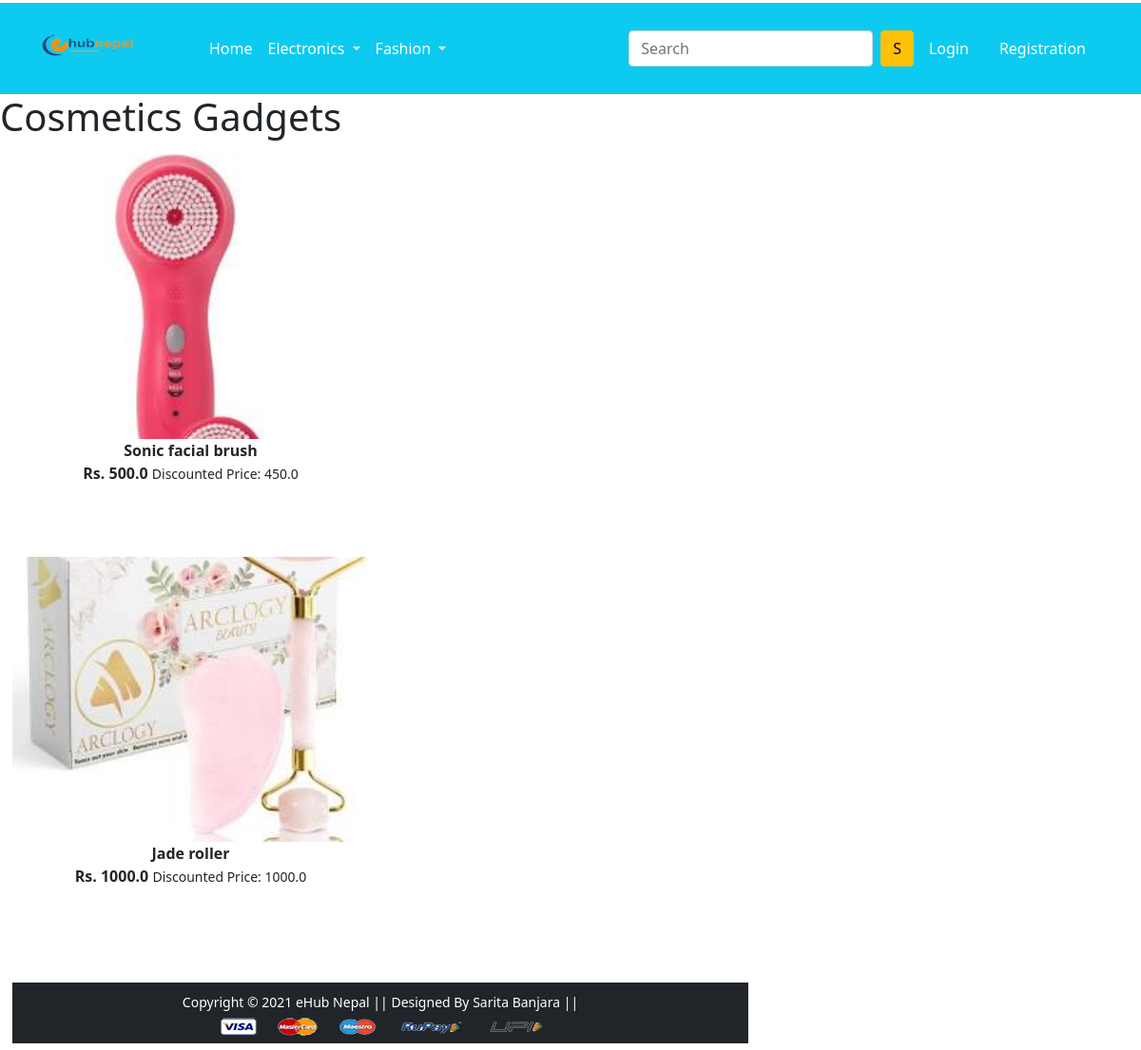
/cosmetics/, run on the app's committed database.
### app/models.py (models this page shows, shortened)
class Product(models.Model):
    title = models.CharField(max_length=100)
    selling_price = models.FloatField()
    discounted_price = models.FloatField()
    description = models.TextField()
    brand = models. CharField(max_length=100)
    category = models.CharField(choices=CATEGORY_CHOICES, max_length=2)
    product_image = models.ImageField(upload_to='produtimg')

### app/views.py (the view)
# urls.py: path('cosmetics/', views.cosmetics, name='cosmetics'),
def cosmetics(request):
    cosmetics = Product.objects.filter(category='G')
    return render(request, 'app/cosmetics.html', {'cosmetics': cosmetics})

### app/templates/app/cosmetics.html (shortened to what this page needs)
{% extends 'app/base.html' %}
{% block main-content %}
<div class="col-sm-8">
    <h1>Cosmetics Gadgets</h1>
    <div class = "row">
        {% for product in cosmetics %}
         <div class = "col-sm-4 text-center mb-4">
         <a href="{% url 'product-detail' product.id %}" class = "btn">
         <div class = "item">
         <img src = "{{product.product_image.url}}" alt = "" height="300" class="">
         <div class="fw-bold">{{product.title}}</div>
         <div class = "fw-bold">Rs. {{product.selling_price}}
         <small class = "fw-light text-decoration-lone-through">Discounted Price: {{product.discounted_price}}</small></div>
         </div>
         </div>
         {% endfor %}
  </div>
{% endblock main-content %}

### data on the page
Product: product_image (picture), title "Sonic facial brush", selling_price "500.0", discounted_price "450.0"
Product: product_image (picture), title "Jade roller", selling_price "1000.0", discounted_price "1000.0"
